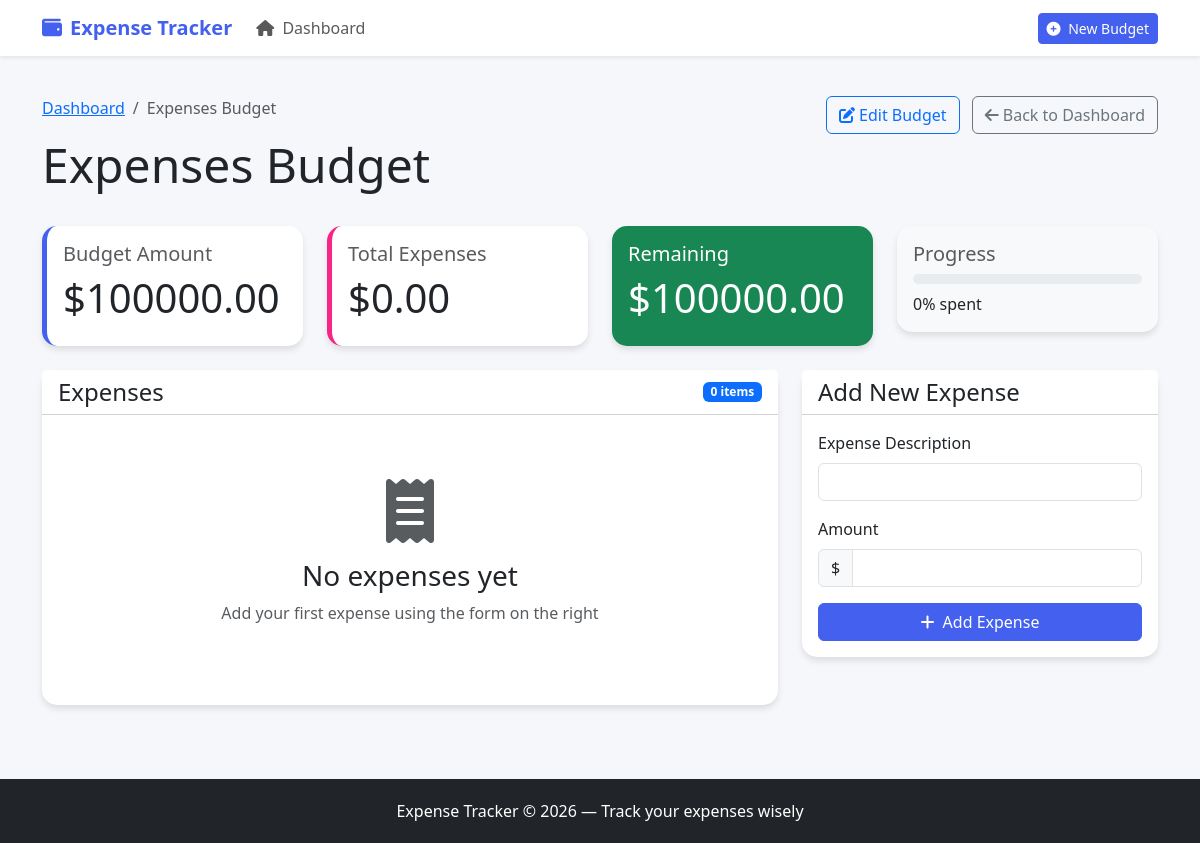
The page /budget/4/ on the database its author committed.
### tracker/models.py (models this page shows, shortened)
class Budget(models.Model):
    title = models.CharField(max_length=200)
    amount = models.DecimalField(max_digits=10, decimal_places=2)
    note = models.TextField(blank=True, null=True)
    created_at = models.DateTimeField(auto_now_add=True)
    updated_at = models.DateTimeField(auto_now=True)
    def total_expenses(self):
        return sum(expense.amount for expense in self.expenses.all())
    def remaining_amount(self):
        return self.amount - self.total_expenses()

### tracker/views.py (the view)
# urls.py: path('budget/<int:pk>/', views.BudgetDetailView.as_view(), name='budget_detail'),
class BudgetDetailView(DetailView):
    model = Budget
    template_name = 'tracker/budget_detail.html'
    context_object_name = 'budget'
    def get_context_data(self, **kwargs):
        context = super().get_context_data(**kwargs)
        context['expense_form'] = ExpenseForm()
        context['expenses'] = self.object.expenses.all()
        return context

### tracker/forms.py
class ExpenseForm(forms.ModelForm):
    class Meta:
        model = Expense
        fields = ['title', 'amount']
        widgets = {
            'title': forms.TextInput(attrs={'class': 'form-control', 'placeholder': 'Expense description'}),
            'amount': forms.NumberInput(attrs={'class': 'form-control', 'placeholder': 'Amount'}),
        }

### tracker/templates/tracker/budget_detail.html (shortened to what this page needs)
{% extends 'base.html' %}
{% load custom_filters %}
{% block content %}
<div class="container">
    <div class="row mb-4">
        <div class="col-md-8">
            <nav aria-label="breadcrumb">
                <ol class="breadcrumb">
                    <li class="breadcrumb-item">
                        <a href="{% url 'budget_list' %}">Dashboard</a>
                    </li>
                    <li class="breadcrumb-item active" aria-current="page">
                        {{ budget.title }}
                    </li>
                </ol>
            </nav>
            <h1 class="display-5">{{ budget.title }}</h1>
        </div>
        <div class="col-md-4 text-end">
            <a href="{% url 'budget_update' budget.pk %}" class="btn btn-outline-primary me-2">
                <i class="fas fa-edit me-1"></i>Edit Budget
            </a>
            <a href="{% url 'budget_list' %}" class="btn btn-outline-secondary">
                <i class="fas fa-arrow-left me-1"></i>Back to Dashboard
            </a>
        </div>
    </div>
    <div class="row mb-4">
        <div class="col-md-3">
            <div class="card budget-card">
                <div class="card-body">
                    <h5 class="card-title text-muted">Budget Amount</h5>
                    <h2 class="display-6">
                        ${{ budget.amount|floatformat:2 }}
                    </h2>
                </div>
            </div>
        </div>
        <div class="col-md-3">
            <div class="card expense-card">
                <div class="card-body">
                    <h5 class="card-title text-muted">Total Expenses</h5>
                    <h2 class="display-6">
                        ${{ budget.total_expenses|floatformat:2 }}
                    </h2>
                </div>
            </div>
        </div>
        <div class="col-md-3">
            <div class="card {% if budget.remaining_amount >= 0 %}bg-success{% else %}bg-danger{% endif %} text-white">
                <div class="card-body">
                    <h5 class="card-title">Remaining</h5>
                    <h2 class="display-6">
                        ${{ budget.remaining_amount|floatformat:2 }}
                    </h2>
                </div>
            </div>
        </div>
        <div class="col-md-3">
            <div class="card bg-light">
                <div class="card-body">
                    <h5 class="card-title text-muted">Progress</h5>
                    {% with spent=budget.total_expenses %}
                        {% with total=budget.amount %}
                            {% widthratio spent total 100 as percentage %}
                            <div class="progress">
                            </div>
                            <p class="mt-2 mb-0">
                                {{ percentage|floatformat:0 }}% spent
                            </p>
                        {% endwith %}
                    {% endwith %}
                </div>
            </div>
        </div>
    </div>
    <div class="row">
        <div class="col-md-8">
            <div class="card">
                <div class="card-header bg-white d-flex justify-content-between align-items-center">
                    <h4 class="mb-0">Expenses</h4>
                    <span class="badge bg-primary">{{ expenses.count }} items</span>
                </div>
                <div class="card-body">
                    {% if expenses %}
                        <div class="table-responsive">
                            <table class="table table-hover">
                                <thead>
                                    <tr>
                                        <th>Description</th>
                                        <th>Amount</th>
                                        <th>Date Added</th>
                                        <th>Actions</th>
                                    </tr>
                                </thead>
                                <tbody>
                                    {% for expense in expenses %}
                                        <tr>
                                            <td>{{ expense.title }}</td>
                                            <td>${{ expense.amount|floatformat:2 }}</td>
                                            <td>{{ expense.created_at|date:"M d, Y" }}</td>
                                            <td>
                                                <div class="btn-group">
                                                    <a href="{% url 'expense_update' expense.pk %}" class="btn btn-sm btn-outline-secondary">
                                                        <i class="fas fa-edit"></i>
                                                    </a>
                                                    <a href="{% url 'expense_delete' expense.pk %}" class="btn btn-sm btn-outline-danger">
                                                        <i class="fas fa-trash"></i>
                                                    </a>
                                                </div>
                                            </td>
                                        </tr>
                                    {% endfor %}
                                </tbody>
                                <tfoot>
                                    <tr class="table-active">
                                        <td><strong>Total</strong></td>
                                        <td><strong>${{ budget.total_expenses|floatformat:2 }}</strong></td>
                                        <td colspan="2"></td>
                                    </tr>
                                    <tr class="{% if budget.remaining_amount >= 0 %}table-success{% else %}table-danger{% endif %}">
                                        <td><strong>Remaining Balance</strong></td>
                                        <td><strong>${{ budget.remaining_amount|floatformat:2 }}</strong></td>
                                        <td colspan="2">
                                            {% if budget.remaining_amount >= 0 %}
                                                <span class="badge bg-success">Within Budget</span>
                                            {% else %}
                                                <span class="badge bg-danger">
                                                    Over Budget by
                                                    ${{ budget.remaining_amount|floatformat:2|cut:"-" }}
                                                </span>
                                            {% endif %}
                                        </td>
                                    </tr>
                                </tfoot>
                            </table>
                        </div>
                    {% else %}
                        <div class="text-center py-5">
                            <i class="fas fa-receipt fa-4x text-muted mb-3"></i>
                            <h3>No expenses yet</h3>
                            <p class="text-muted">Add your first expense using the form on the right</p>
                        </div>
                    {% endif %}
                </div>
            </div>
        </div>
        <div class="col-md-4">
            <div class="card">
                <div class="card-header bg-white">
                    <h4 class="mb-0">Add New Expense</h4>
                </div>
                <div class="card-body">
                    <form method="POST" action="{% url 'expense_create' budget.pk %}">
                        <div class="mb-3">
                            <label for="id_title" class="form-label">Expense Description</label>
                            <input type="text" name="title" id="id_title" class="form-control" required>
                        </div>
                        <div class="mb-3">
                            <label for="id_amount" class="form-label">Amount</label>
                            <div class="input-group">
                                <span class="input-group-text">$</span>
                                <input type="number" name="amount" id="id_amount" class="form-control" step="0.01" min="0.01" required>
                            </div>
                        </div>
                        <button type="submit" class="btn btn-primary w-100">
                            <i class="fas fa-plus me-2"></i>Add Expense
                        </button>
                    </form>
                </div>
            </div>
        </div>
    </div>
</div>
{% endblock %}

### tracker/templates/base.html (style rules this page uses)
:root { --primary-color: #4361ee; --secondary-color: #3a0ca3; --success-color: #4cc9f0; --danger-color: #f72585; --light-color: #f8f9fa; --dark-color: #212529; }
body { background-color: #f5f7fb; font-family: 'Segoe UI', Tahoma, Geneva, Verdana, sans-serif; }
.card { border-radius: 15px; box-shadow: 0 4px 6px rgba(0, 0, 0, 0.1); border: none; transition: transform 0.3s ease; }
.budget-card { border-left: 5px solid var(--primary-color); }
.expense-card { border-left: 5px solid var(--danger-color); }
.btn-primary { background-color: var(--primary-color); border-color: var(--primary-color); }
.progress { height: 10px; border-radius: 5px; }

### rows shown on the page
Budget: title "Expenses Budget", amount "100000.00", total_expenses "0.00", remaining_amount "100000.00", count "0"

### other values the page prints
{{ percentage|floatformat:0 }} "0"
